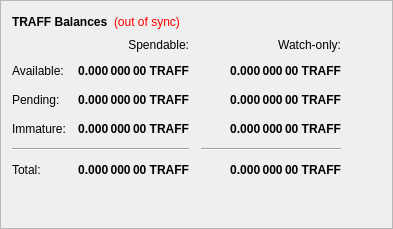
        <widget class="QFrame" name="frame">
         <property name="frameShape">
          <enum>QFrame::StyledPanel</enum>
         </property>
         <property name="frameShadow">
          <enum>QFrame::Raised</enum>
         </property>
         <layout class="QVBoxLayout" name="verticalLayout_4">
          <item>
           <layout class="QHBoxLayout" name="horizontalLayout_4">
            <item>
             <widget class="QLabel" name="label_5">
              <property name="font">
               <font>
                <weight>75</weight>
                <bold>true</bold>
               </font>
              </property>
              <property name="text">
               <string>TRAFF Balances</string>
              </property>
             </widget>
            </item>
            <item>
             <widget class="QLabel" name="labelWalletStatus">
              <property name="cursor">
               <cursorShape>WhatsThisCursor</cursorShape>
              </property>
              <property name="toolTip">
               <string>The displayed information may be out of date. Your wallet automatically synchronizes with the Traff network after a connection is established, but this process has not completed yet.</string>
              </property>
              <property name="styleSheet">
               <string notr="true">QLabel { color: red; }</string>
              </property>
              <property name="text">
               <string notr="true">(out of sync)</string>
              </property>
              <property name="alignment">
               <set>Qt::AlignLeading|Qt::AlignLeft|Qt::AlignVCenter</set>
              </property>
             </widget>
            </item>
            <item>
             <spacer name="horizontalSpacer_3">
              <property name="orientation">
               <enum>Qt::Horizontal</enum>
              </property>
              <property name="sizeHint" stdset="0">
               <size>
                <width>40</width>
                <height>20</height>
               </size>
              </property>
             </spacer>
            </item>
           </layout>
          </item>
          <item>
           <layout class="QGridLayout" name="gridLayout">
            <property name="spacing">
             <number>12</number>
            </property>
            <item row="2" column="2">
             <widget class="QLabel" name="labelWatchPending">
              <property name="font">
               <font>
                <weight>75</weight>
                <bold>true</bold>
               </font>
              </property>
              <property name="cursor">
               <cursorShape>IBeamCursor</cursorShape>
              </property>
              <property name="toolTip">
               <string>Unconfirmed transactions to watch-only addresses</string>
              </property>
              <property name="text">
               <string notr="true">0.000 000 00 TRAFF</string>
              </property>
              <property name="alignment">
               <set>Qt::AlignRight|Qt::AlignTrailing|Qt::AlignVCenter</set>
              </property>
              <property name="textInteractionFlags">
               <set>Qt::LinksAccessibleByMouse|Qt::TextSelectableByKeyboard|Qt::TextSelectableByMouse</set>
              </property>
             </widget>
            </item>
            <item row="2" column="1">
             <widget class="QLabel" name="labelUnconfirmed">
              <property name="font">
               <font>
                <weight>75</weight>
                <bold>true</bold>
               </font>
              </property>
              <property name="cursor">
               <cursorShape>IBeamCursor</cursorShape>
              </property>
              <property name="toolTip">
               <string>Total of transactions that have yet to be confirmed, and do not yet count toward the spendable balance</string>
              </property>
              <property name="text">
               <string notr="true">0.000 000 00 TRAFF</string>
              </property>
              <property name="alignment">
               <set>Qt::AlignRight|Qt::AlignTrailing|Qt::AlignVCenter</set>
              </property>
              <property name="textInteractionFlags">
               <set>Qt::LinksAccessibleByMouse|Qt::TextSelectableByKeyboard|Qt::TextSelectableByMouse</set>
              </property>
             </widget>
            </item>
            <item row="3" column="2">
             <widget class="QLabel" name="labelWatchImmature">
              <property name="font">
               <font>
                <weight>75</weight>
                <bold>true</bold>
               </font>
              </property>
              <property name="cursor">
               <cursorShape>IBeamCursor</cursorShape>
              </property>
              <property name="toolTip">
               <string>Staked or masternode rewards in watch-only addresses that has not yet matured</string>
              </property>
              <property name="text">
               <string notr="true">0.000 000 00 TRAFF</string>
              </property>
              <property name="alignment">
               <set>Qt::AlignRight|Qt::AlignTrailing|Qt::AlignVCenter</set>
              </property>
              <property name="textInteractionFlags">
               <set>Qt::LinksAccessibleByMouse|Qt::TextSelectableByKeyboard|Qt::TextSelectableByMouse</set>
              </property>
             </widget>
            </item>
            <item row="4" column="0" colspan="2">
             <widget class="Line" name="lineSpendableBalance">
              <property name="orientation">
               <enum>Qt::Horizontal</enum>
              </property>
             </widget>
            </item>
            <item row="4" column="2">
             <widget class="Line" name="lineWatchBalance">
              <property name="sizePolicy">
               <sizepolicy hsizetype="Preferred" vsizetype="Fixed">
                <horstretch>0</horstretch>
                <verstretch>0</verstretch>
               </sizepolicy>
              </property>
              <property name="minimumSize">
               <size>
                <width>140</width>
                <height>0</height>
               </size>
              </property>
              <property name="orientation">
               <enum>Qt::Horizontal</enum>
              </property>
             </widget>
            </item>
            <item row="5" column="0">
             <widget class="QLabel" name="labelTotalText">
              <property name="text">
               <string>Total:</string>
              </property>
             </widget>
            </item>
            <item row="3" column="1">
             <widget class="QLabel" name="labelImmature">
              <property name="font">
               <font>
                <weight>75</weight>
                <bold>true</bold>
               </font>
              </property>
              <property name="cursor">
               <cursorShape>IBeamCursor</cursorShape>
              </property>
              <property name="toolTip">
               <string>Staked or masternode rewards that has not yet matured</string>
              </property>
              <property name="text">
               <string notr="true">0.000 000 00 TRAFF</string>
              </property>
              <property name="alignment">
               <set>Qt::AlignRight|Qt::AlignTrailing|Qt::AlignVCenter</set>
              </property>
              <property name="textInteractionFlags">
               <set>Qt::LinksAccessibleByMouse|Qt::TextSelectableByKeyboard|Qt::TextSelectableByMouse</set>
              </property>
             </widget>
            </item>
            <item row="2" column="3">
             <spacer name="horizontalSpacer_2">
              <property name="orientation">
               <enum>Qt::Horizontal</enum>
              </property>
              <property name="sizeHint" stdset="0">
               <size>
                <width>40</width>
                <height>20</height>
               </size>
              </property>
             </spacer>
            </item>
            <item row="3" column="0">
             <widget class="QLabel" name="labelImmatureText">
              <property name="text">
               <string>Immature:</string>
              </property>
             </widget>
            </item>
            <item row="5" column="1">
             <widget class="QLabel" name="labelTotal">
              <property name="font">
               <font>
                <weight>75</weight>
                <bold>true</bold>
               </font>
              </property>
              <property name="cursor">
               <cursorShape>IBeamCursor</cursorShape>
              </property>
              <property name="toolTip">
               <string>Your current total balance</string>
              </property>
              <property name="text">
               <string notr="true">0.000 000 00 TRAFF</string>
              </property>
              <property name="alignment">
               <set>Qt::AlignRight|Qt::AlignTrailing|Qt::AlignVCenter</set>
              </property>
              <property name="textInteractionFlags">
               <set>Qt::LinksAccessibleByMouse|Qt::TextSelectableByKeyboard|Qt::TextSelectableByMouse</set>
              </property>
             </widget>
            </item>
            <item row="5" column="2">
             <widget class="QLabel" name="labelWatchTotal">
              <property name="font">
               <font>
                <weight>75</weight>
                <bold>true</bold>
               </font>
              </property>
              <property name="cursor">
               <cursorShape>IBeamCursor</cursorShape>
              </property>
              <property name="toolTip">
               <string>Current total balance in watch-only addresses</string>
              </property>
              <property name="text">
               <string notr="true">0.000 000 00 TRAFF</string>
              </property>
              <property name="alignment">
               <set>Qt::AlignRight|Qt::AlignTrailing|Qt::AlignVCenter</set>
              </property>
              <property name="textInteractionFlags">
               <set>Qt::LinksAccessibleByMouse|Qt::TextSelectableByKeyboard|Qt::TextSelectableByMouse</set>
              </property>
             </widget>
            </item>
            <item row="0" column="2">
             <widget class="QLabel" name="labelWatchonly">
              <property name="text">
               <string>Watch-only:</string>
              </property>
              <property name="alignment">
               <set>Qt::AlignRight|Qt::AlignTrailing|Qt::AlignVCenter</set>
              </property>
             </widget>
            </item>
            <item row="1" column="0">
             <widget class="QLabel" name="labelBalanceText">
              <property name="text">
               <string>Available:</string>
              </property>
             </widget>
            </item>
            <item row="1" column="1">
             <widget class="QLabel" name="labelBalance">
              <property name="font">
               <font>
                <weight>75</weight>
                <bold>true</bold>
               </font>
              </property>
              <property name="cursor">
               <cursorShape>IBeamCursor</cursorShape>
              </property>
              <property name="toolTip">
               <string>Your current spendable balance</string>
              </property>
              <property name="text">
               <string notr="true">0.000 000 00 TRAFF</string>
              </property>
              <property name="alignment">
               <set>Qt::AlignRight|Qt::AlignTrailing|Qt::AlignVCenter</set>
              </property>
              <property name="textInteractionFlags">
               <set>Qt::LinksAccessibleByMouse|Qt::TextSelectableByKeyboard|Qt::TextSelectableByMouse</set>
              </property>
             </widget>
            </item>
            <item row="1" column="2">
             <widget class="QLabel" name="labelWatchAvailable">
              <property name="font">
               <font>
                <weight>75</weight>
                <bold>true</bold>
               </font>
              </property>
              <property name="cursor">
               <cursorShape>IBeamCursor</cursorShape>
              </property>
              <property name="toolTip">
               <string>Your current balance in watch-only addresses</string>
              </property>
              <property name="text">
               <string notr="true">0.000 000 00 TRAFF</string>
              </property>
              <property name="alignment">
               <set>Qt::AlignRight|Qt::AlignTrailing|Qt::AlignVCenter</set>
              </property>
              <property name="textInteractionFlags">
               <set>Qt::LinksAccessibleByMouse|Qt::TextSelectableByKeyboard|Qt::TextSelectableByMouse</set>
              </property>
             </widget>
            </item>
            <item row="2" column="0">
             <widget class="QLabel" name="labelPendingText">
              <property name="text">
               <string>Pending:</string>
              </property>
             </widget>
            </item>
            <item row="0" column="1">
             <widget class="QLabel" name="labelSpendable">
              <property name="text">
               <string>Spendable:</string>
              </property>
              <property name="alignment">
               <set>Qt::AlignRight|Qt::AlignTrailing|Qt::AlignVCenter</set>
              </property>
             </widget>
            </item>
           </layout>
          </item>
          <item>
           <spacer name="verticalSpacer_4">
            <property name="orientation">
             <enum>Qt::Vertical</enum>
            </property>
            <property name="sizeHint" stdset="0">
             <size>
              <width>20</width>
              <height>40</height>
             </size>
            </property>
           </spacer>
          </item>
         </layout>
        </widget>
